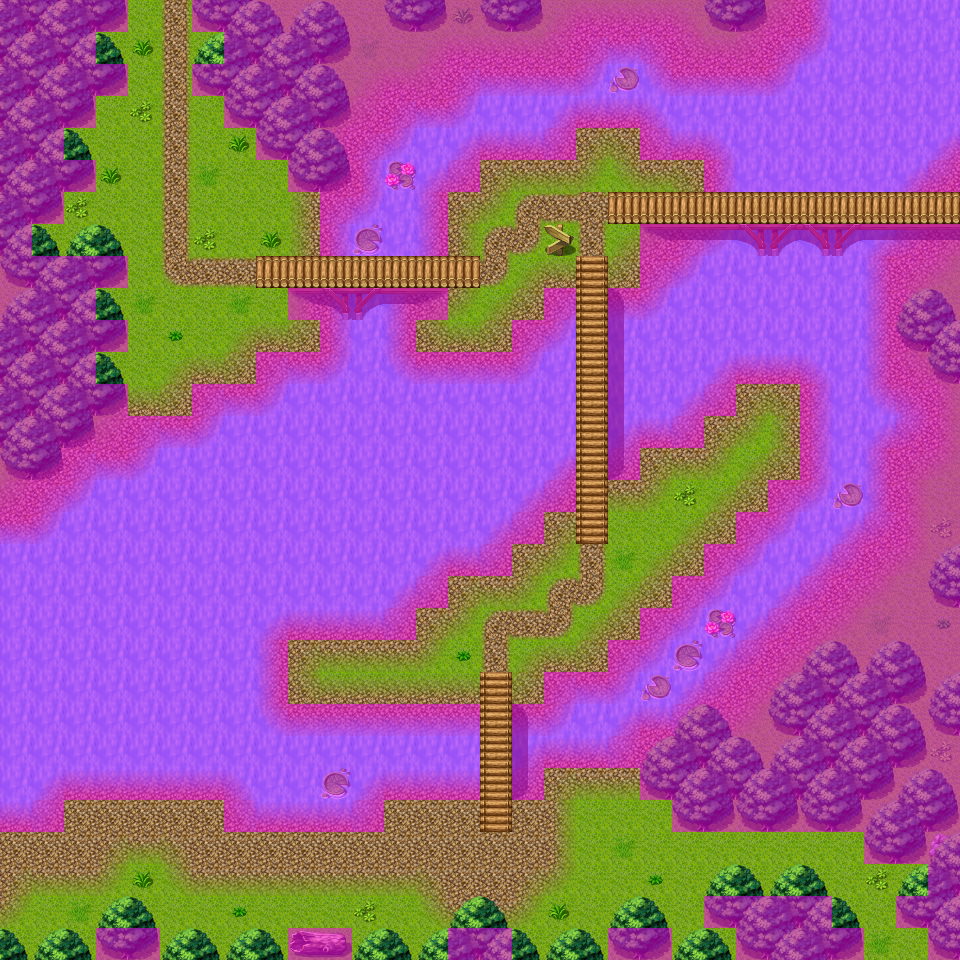

Rendered tile map (Tiled .tmx) drawn with the repository's tilesets; below, a short description and the map source with its tile grids summarised:
An orthogonal 30x30 tile map with 32x32 px tiles, 4 tile layers (Ground, Objects, Above, Walkable), 13 tilesets and 14 objects (9x spawn, 4x mapchange, sign).

<map version="1.0" orientation="orthogonal" width="30" height="30" tilewidth="32" tileheight="32">
    <properties>
        <property name="outdoors" value="1" />
    </properties>
    <tileset firstgid="1" name="map_6" tilewidth="32" tileheight="32">
        <image source="../drawable/map_6.png" width="256" height="256" />
    </tileset>
    <tileset firstgid="65" name="map_0" tilewidth="32" tileheight="32">
        <image source="../drawable/map_0.png" width="256" height="256" />
    </tileset>
    <tileset firstgid="129" name="map_36" tilewidth="32" tileheight="32">
        <image source="../drawable/map_36.png" width="256" height="256" />
    </tileset>
    <tileset firstgid="193" name="map_19" tilewidth="32" tileheight="32">
        <image source="../drawable/map_19.png" width="256" height="256" />
    </tileset>
    <tileset firstgid="257" name="map_16" tilewidth="32" tileheight="32">
        <image source="../drawable/map_16.png" width="256" height="256" />
    </tileset>
    <tileset firstgid="321" name="map_1" tilewidth="32" tileheight="32">
        <image source="../drawable/map_1.png" width="256" height="256" />
    </tileset>
    <tileset firstgid="385" name="map_17" tilewidth="32" tileheight="32">
        <image source="../drawable/map_17.png" width="256" height="256" />
    </tileset>
    <tileset firstgid="449" name="map_4" tilewidth="32" tileheight="32">
        <image source="../drawable/map_4.png" width="256" height="256" />
    </tileset>
    <tileset firstgid="513" name="map_9" tilewidth="32" tileheight="32">
        <image source="../drawable/map_9.png" width="256" height="256" />
    </tileset>
    <tileset firstgid="577" name="map_5" tilewidth="32" tileheight="32">
        <image source="../drawable/map_5.png" width="256" height="256" />
    </tileset>
    <tileset firstgid="641" name="map_7" tilewidth="32" tileheight="32">
        <image source="../drawable/map_7.png" width="256" height="256" />
    </tileset>
    <tileset firstgid="705" name="map_38" tilewidth="32" tileheight="32">
        <image source="../drawable/map_38.png" width="256" height="256" />
    </tileset>
    <tileset firstgid="769" name="map_2" tilewidth="32" tileheight="32">
        <image source="../drawable/map_2.png" width="256" height="256" />
    </tileset>
    <layer name="Ground" width="30" height="30">
        <data>[900 cells, 900 non-empty, 5 distinct tile ids]</data>
    </layer>
    <layer name="Objects" width="30" height="30">
        <data>[900 cells, 535 non-empty, 34 distinct tile ids]</data>
    </layer>
    <layer name="Above" width="30" height="30">
        <data>[900 cells, 103 non-empty, 14 distinct tile ids]</data>
    </layer>
    <layer name="Walkable" width="30" height="30">
        <data>[900 cells, 604 non-empty, 1 distinct tile ids]</data>
    </layer>
    <objectgroup name="Mapevents">
        <object name="south" type="mapchange" x="0" y="832" width="32" height="128">
            <properties>
                <property name="map" value="waterway0" />
                <property name="place" value="east" />
            </properties>
        </object>
        <object name="east" type="mapchange" x="928" y="192" width="32" height="32">
            <properties>
                <property name="map" value="waterway2" />
                <property name="place" value="west" />
            </properties>
        </object>
        <object name="north" type="mapchange" x="128" y="0" width="64" height="32">
            <properties>
                <property name="map" value="waterway3" />
                <property name="place" value="south" />
            </properties>
        </object>
        <object name="sign_waterway1" type="sign" x="544" y="224" width="32" height="32" />
        <object name="south2" type="mapchange" x="864" y="928" width="64" height="32">
            <properties>
                <property name="map" value="waterwaya1" />
                <property name="place" value="north" />
            </properties>
        </object>
    </objectgroup>
    <objectgroup name="Spawn">
        <object name="frog_3" type="spawn" x="64" y="768" width="352" height="192">
            <properties>
                <property name="quantity" value="2" />
                <property name="spawngroup" value="frog_3" />
            </properties>
        </object>
        <object name="izthiel_1" type="spawn" x="352" y="768" width="480" height="192">
            <properties>
                <property name="quantity" value="2" />
                <property name="spawngroup" value="izthiel_1" />
            </properties>
        </object>
        <object name="izthiel_2" type="spawn" x="480" y="736" width="32" height="32">
            <properties>
                <property name="spawngroup" value="izthiel_2" />
            </properties>
        </object>
        <object name="izthiel_2_1" type="spawn" x="352" y="576" width="320" height="128">
            <properties>
                <property name="quantity" value="2" />
                <property name="spawngroup" value="izthiel_2" />
            </properties>
        </object>
        <object name="izthiel_2_2" type="spawn" x="576" y="448" width="32" height="64">
            <properties>
                <property name="spawngroup" value="izthiel_2" />
            </properties>
        </object>
        <object name="izthiel_3" type="spawn" x="576" y="288" width="32" height="64">
            <properties>
                <property name="spawngroup" value="izthiel_3" />
            </properties>
        </object>
        <object name="izthiel_3_1" type="spawn" x="736" y="192" width="32" height="32">
            <properties>
                <property name="spawngroup" value="izthiel_3" />
            </properties>
        </object>
        <object name="izthiel_4" type="spawn" x="384" y="256" width="32" height="32">
            <properties>
                <property name="spawngroup" value="izthiel_4" />
            </properties>
        </object>
        <object name="izthiel_3_2" type="spawn" x="96" y="96" width="224" height="320">
            <properties>
                <property name="quantity" value="2" />
                <property name="spawngroup" value="izthiel_3" />
            </properties>
        </object>
    </objectgroup>
    <objectgroup name="Keys" />
</map>
